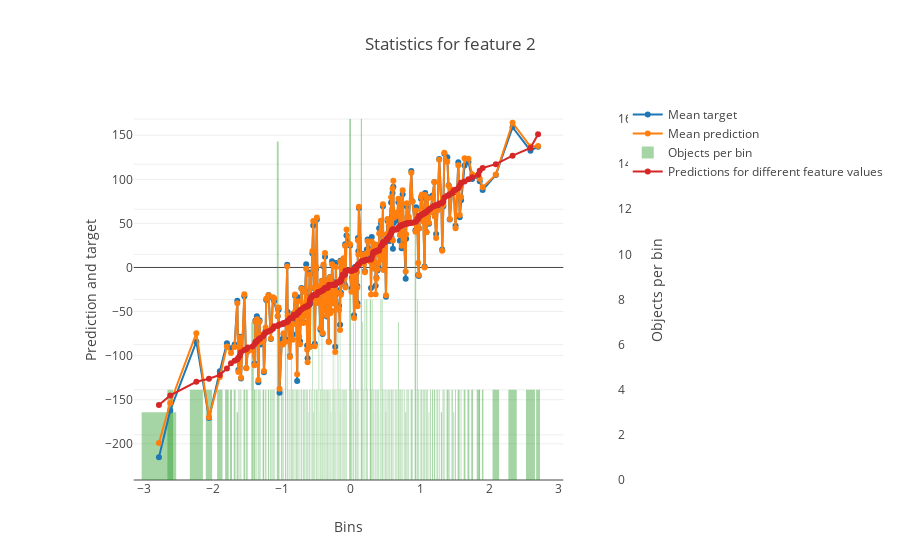

Notebook source saved alongside this figure:
### Markdown cell above
#### Float feature

### Code cell
feature_num = 'Column_2'
res = model.get_binarized_statistics(X, y, feature_num, plot=True)

### Figure 1 — Plotly figure (JSON) as saved in the notebook; plotly's stock layout.template omitted (floating-point values rounded to 4 significant figures; data arrays with more than 128 entries replaced by an {"elided": "..."} marker saying what was removed)
{"data": [{"mode": "lines+markers", "name": "Mean target", "type": "scatter", "uid": "d61b5a5d-a6ea-4c3b-aa4b-24dbaef88371", "x": {"elided": "222 float values"}, "xaxis": "x", "y": {"elided": "223 float values"}, "yaxis": "y"}, {"mode": "lines+markers", "name": "Mean prediction", "type": "scatter", "uid": "7aa6322e-a817-46a1-aafa-d04536d00993", "x": {"elided": "222 float values"}, "xaxis": "x", "y": {"elided": "223 float values"}, "yaxis": "y"}, {"marker": {"color": "rgba(30, 150, 30, 0.4)"}, "name": "Objects per bin", "type": "bar", "uid": "e2a9b878-ed23-4886-9a07-8c2807f33126", "width": {"elided": "223 float values"}, "x": {"elided": "222 float values"}, "xaxis": "x", "y": {"elided": "223 int values"}, "yaxis": "y2"}, {"mode": "lines+markers", "name": "Predictions for different feature values", "type": "scatter", "uid": "2ceb78fa-7036-43e2-bf5d-d5348f0f5787", "x": {"elided": "222 float values"}, "xaxis": "x", "y": {"elided": "222 float values"}, "yaxis": "y"}], "layout": {"title": {"text": "Statistics for feature 2"}, "xaxis": {"domain": [0.1, 0.9], "title": {"text": "Bins"}}, "yaxis": {"overlaying": "y2", "side": "left", "title": {"text": "Prediction and target"}}, "yaxis2": {"position": 1, "side": "right", "title": {"text": "Objects per bin"}}}}
